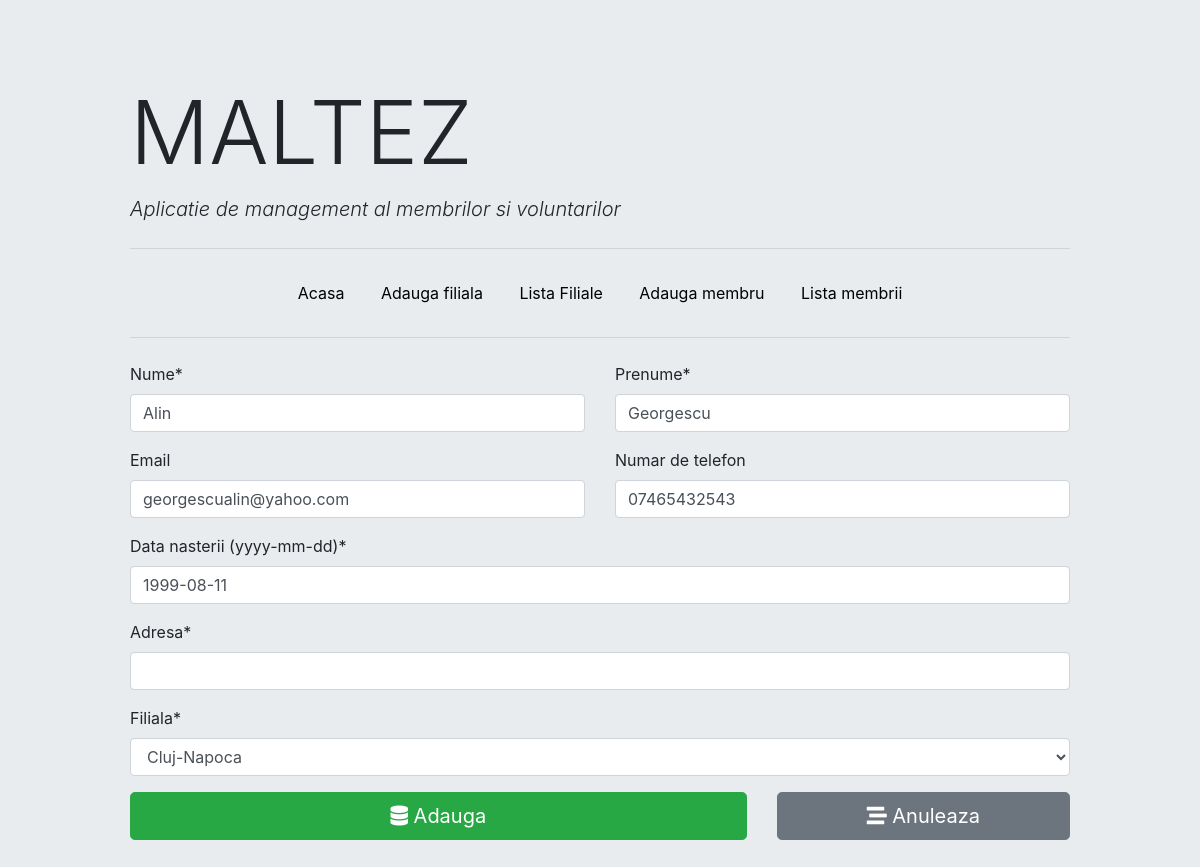
The page /volunteers/5/volunteer_form on the database its author committed.
### volunteers/models.py (models this page shows, shortened)
class Volunteer(models.Model):
    first_name = models.CharField(max_length=20)
    last_name = models.CharField(max_length=20)
    email = models.CharField(max_length=30)
    phone = models.CharField(max_length=20)
    date_of_birth = models.DateField()
    address = models.CharField(max_length=200)
    branch = models.ForeignKey(Branch, on_delete=models.CASCADE)

### volunteers/views.py (the view, shortened to what this page needs)
# urls.py: path('volunteer_form', views.volunteer_form, name='volunteer_form'),
def volunteer_form(request, id = 0):
    if request.method == "GET":
        if id == 0:
            form = VolunteerForm()
        else:
            volunteer = Volunteer.objects.get(pk=id)
            form = VolunteerForm(instance=volunteer)
        return render(request, "volunteers/volunteer_form.html", {'form': form})

### volunteers/volunteer_form.py
class VolunteerForm(forms.ModelForm):
    class Meta:
        model = Volunteer
        fields = '__all__'
        labels = {
            'first_name': 'Nume',
            'last_name': 'Prenume',
            'email': 'Email',
            'phone': 'Numar de telefon',
            'date_of_birth': 'Data nasterii (yyyy-mm-dd)',
            'address': 'Adresa',
            'branch': 'Filiala'
        }
    def __init__(self, *args, **kwargs):
        super(VolunteerForm, self).__init__(*args, **kwargs)
        self.fields['branch'].empty_label = "Selecteaza filiala"
        self.fields['email'].required = False
        self.fields['phone'].required = False

### volunteers/models.py (called while the page is built)
    def __str__(self):
        return "%s" % self.name

### volunteers/templates/volunteers/volunteer_form.html (shortened to what this page needs)
{% extends "volunteers/base.html" %}
{% load crispy_forms_tags %}
{% block content %}
<form action="" method="post" autocomplete="off">
    <div class="row">
        <div class="col-md-6">
            {{form.first_name|as_crispy_field}}
        </div>
        <div class="col-md-6">
            {{form.last_name|as_crispy_field}}
        </div>
    </div>
    <div class="row">
        <div class="col-md-6">
                {{form.email|as_crispy_field}}
        </div>
        <div class="col-md-6">
                {{form.phone|as_crispy_field}}
        </div>
    </div>
    {{form.date_of_birth|as_crispy_field}}
    {{form.address|as_crispy_field}}
    {{form.branch|as_crispy_field}}
    <div class="row">
        <div class="col-md-8">
            <button type="submit" class="btn btn-success btn-block btn-lg"><i class="fas fa-database"></i> Adauga</button>
        </div>
        <div class="col-md-4">
            <a href="{% url 'volunteers_list' %}" class="btn btn-secondary btn-block btn-lg"><i class="fas fa-stream"></i> Anuleaza</a>
        </div>
    </div>
</form>
{% endblock content %}

### rows shown on the page
Volunteer: first_name "Alin", last_name "Georgescu", email "georgescualin@yahoo.com", phone "07465432543", date_of_birth "1999-08-11", branch "Cluj-Napoca"
